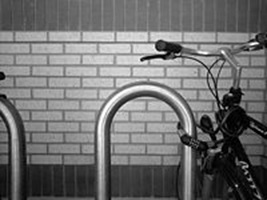
#> input picture ThucHanh/ThucHanh2/images/Bicycle.jpg, 267 x 200 px, found by its file name
$ jupyter execute TH2_20522012.ipynb
#> lines starting #> are read from the running program, lines starting #| are printed output that depends on the picture; long printed decimals are rounded
# Thông tin sinh viên

*   MSSV: 20522012
*   Họ và tên: Phạm Trần Anh Tiên
*   Bài tập 2
*   Ngày thực hiện: 8/3/2022

# Yêu cầu 1: Đọc ảnh và hiển thị ảnh kết quả sau khi dò tìm cạnh: Gx, Gy và G

## Khai báo các thư viện cần sử dụng

[cell 1]
import cv2
import matplotlib.pyplot as plt
import numpy as np
from google.colab.patches import cv2_imshow
from scipy.spatial import distance

## Định nghĩa các hàm con

[cell 2]
def show_2_image(img1, img2, title1, title2):
    plt.figure(figsize=(20, 20))

    # Show img1
    plt.subplot(1, 2, 1)
    plt.title(title1)
    img1 = cv2.cvtColor(img1.astype(np.uint8), cv2.COLOR_BGR2RGB)
    plt.imshow(img1, interpolation='bicubic')

    # Show img1
    plt.subplot(1, 2, 2)
    plt.title(title2)
    img2 = cv2.cvtColor(img2.astype(np.uint8), cv2.COLOR_BGR2RGB)
    plt.imshow(img2, interpolation='bicubic')


def sobel_filters(img):
    Sx = np.array([[-1, 0, 1], [-2, 0, 2], [-1, 0, 1]], np.float32)
    Sy = np.array([[1, 2, 1], [0, 0, 0], [-1, -2, -1]], np.float32)

    Ix = cv2.filter2D(img, -1, Sx)
    Iy = cv2.filter2D(img, -1, Sy)

    G = np.hypot(Ix, Iy)
    G = G / G.max() * 255
    theta = np.arctan2(Iy, Ix)

    return Ix, Iy, G, theta

## Kết nối đến google drive

[cell 3]
from google.colab import drive
drive.mount('/content/drive')

## Đặt các đường dẫn cho bài tập

[cell 4]
import os
dir_monhoc = '/content/drive/MyDrive/CS231.M22.KHCL'
dir_baitap = os.path.join(dir_monhoc, 'Baitap', 'Baitap2')
dir_images = os.path.join(dir_baitap, 'images')

## Đọc và hiển trị ảnh

[cell 5]
# Đọc ảnh
bicycle_dir = os.path.join(dir_images, 'Bicycle.jpg')
bansoxe_dir = os.path.join(dir_images, 'bansoxe.jpg')

bicycle_img = cv2.imread(bicycle_dir, 0)
#> bicycle_img is the input picture: shape (200, 267); min 0, max 255, mean 112.3
bansoxe_img = cv2.imread(bansoxe_dir, 0)
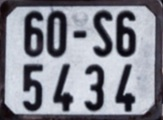
#> input picture ThucHanh/ThucHanh2/images/bansoxe.jpg, 163 x 120 px, found by its file name
#> bansoxe_img: shape (120, 163); min 4, max 228, mean 135.4

# Hiển thị ảnh
show_2_image(bicycle_img, bansoxe_img, 'Bicycle', 'Ban so xe')

## Gx, Gy và G của ảnh Bicycle.jpg

[cell 6]
Gx_bicycle, Gy_bicycle, G_bicycle, theta_bicycle = sobel_filters(bicycle_img)
show_2_image(bicycle_img, Gx_bicycle, 'Bicycle', 'Gx')
show_2_image(Gy_bicycle, G_bicycle, 'Gy', 'G')

## Gx, Gy và G của ảnh bansoxe.jpg

[cell 7]
Gx_bansoxe, Gy_bansoxe, G_bansoxe, theta_bansoxe = sobel_filters(bansoxe_img)
show_2_image(bansoxe_img, Gx_bansoxe, 'Bansoxe', 'Gx')
show_2_image(Gy_bansoxe, G_bansoxe, 'Gy', 'G')

# Yêu cầu 2

## Viết hàm xác định đặc trưng ảnh dựa trên thông tin cạnh: theo trục x và trục y

[cell 8]
def calFeatureVector(img):
    img_ = cv2.resize(img, (256, 256))
    _, _, G, _ = sobel_filters(img_)
    row_sum = np.sum(G, axis=1, dtype=np.float64)
    col_sum = np.sum(G, axis=0, dtype=np.float64)
    return (np.hstack((row_sum.T, col_sum)))

# [17 lines of commented-out code are left out]

## Đọc ảnh và xác định đặc trưng ảnh theo thông tin cạnh

[cell 9]
# Đọc 3 ảnh image_0814.jpg, image_0816.jpg, image_1248.jpg
dir_0814 = os.path.join(dir_images, 'image_0814.jpg')
dir_0816 = os.path.join(dir_images, 'image_0816.jpg')
dir_1248 = os.path.join(dir_images, 'image_1248.jpg')


img_0814 = cv2.imread(dir_0814, 0)
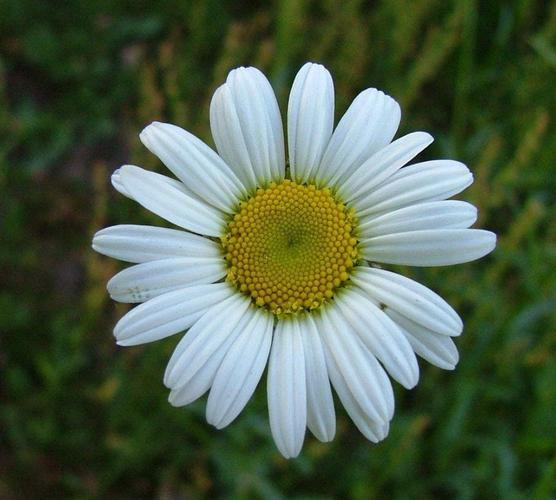
#> input picture ThucHanh/ThucHanh1/images/image_0814.jpg, 556 x 500 px, found by its file name
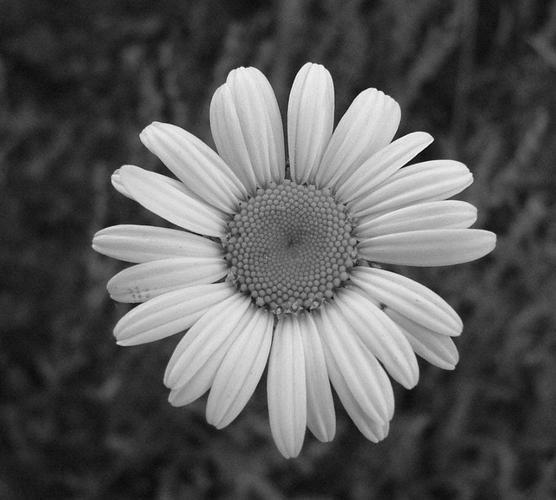
#> img_0814: shape (500, 556); min 0, max 255, mean 89.9
img_0816 = cv2.imread(dir_0816, 0)
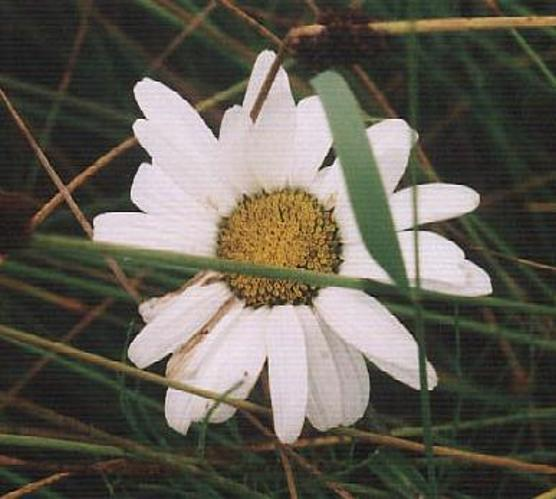
#> input picture ThucHanh/ThucHanh1/images/image_0816.jpg, 556 x 499 px, found by its file name
#> img_0816: shape (499, 556); min 6, max 254, mean 93.1
img_1248 = cv2.imread(dir_1248, 0)
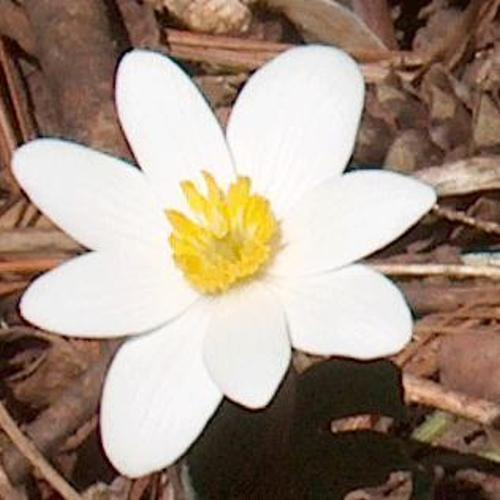
#> input picture ThucHanh/ThucHanh1/images/image_1248.jpg, 500 x 500 px, found by its file name
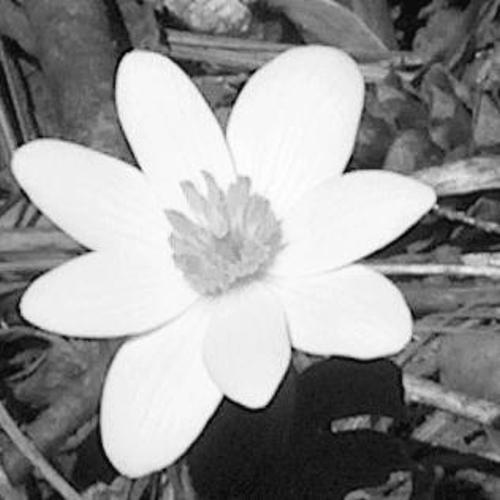
#> img_1248: shape (500, 500); min 0, max 255, mean 147.8


# Tính toán đặc trưng 3 ảnh dựa theo thông tin cạnh
vector_0814 = calFeatureVector(img_0814)
#> in sobel_filters (call 3), `theta = np.arctan2(Iy, Ix)`:
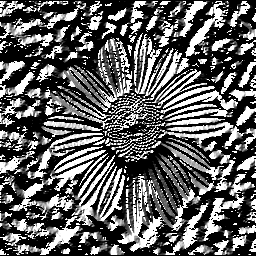
#> theta: shape (256, 256) float16; min 0, max 1.57, mean 0.607; drawn with min black and max white
#> in calFeatureVector, `row_sum = np.sum(G, axis=1, dtype=np.float64)`: row_sum = 256 values, max 11978.9 at index 135, min 1818 at index 0, mean 5635.2
#> in calFeatureVector, `col_sum = np.sum(G, axis=0, dtype=np.float64)`: col_sum = 256 values, max 12056.2 at index 132, min 1147.3 at index 0, mean 5635.2
#> vector_0814 = 512 values, max 12056.2 at index 388, min 1147.3 at index 256, mean 5635.2
vector_0816 = calFeatureVector(img_0816)
#> in calFeatureVector (call 2), `img_ = cv2.resize(img, (256, 256))`:
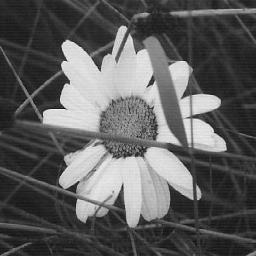
#> img_: shape (256, 256); min 11, max 251, mean 93
#> in sobel_filters (call 4), `theta = np.arctan2(Iy, Ix)`:
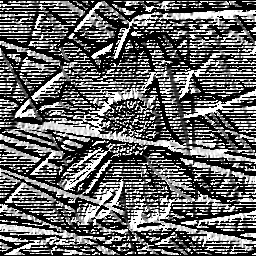
#> theta: shape (256, 256) float16; min 0, max 1.57, mean 0.628; drawn with min black and max white
#> in calFeatureVector (call 2), `row_sum = np.sum(G, axis=1, dtype=np.float64)`: row_sum = 256 values, max 14826.3 at index 14, min 2491.3 at index 0, mean 6669.8
#> in calFeatureVector (call 2), `col_sum = np.sum(G, axis=0, dtype=np.float64)`: col_sum = 256 values, max 13526.1 at index 62, min 3318.9 at index 0, mean 6669.8
#> vector_0816 = 512 values, max 14826.3 at index 14, min 2491.3 at index 0, mean 6669.8
vector_1248 = calFeatureVector(img_1248)
#> in sobel_filters (call 5), `G = np.hypot(Ix, Iy)`:
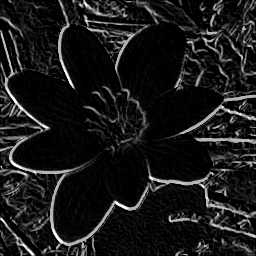
#> G: shape (256, 256) float16; min 0, max 360.5, mean 36.1; drawn with min black and max white
#> vector_1248 = 512 values, max 14700.9 at index 139, min 2222.4 at index 420, mean 6540

## Tính khoảng cách euclidean giữa 2 ảnh: sử dụng thư viện của scipy

[cell 10]
# Tính khoảng cách euclidean giữa 2 ảnh
euclidean1 = distance.euclidean(vector_0814, vector_0816)
#> euclidean1 = 55432.9
euclidean2 = distance.euclidean(vector_0814, vector_1248)
#> euclidean2 = 92123.4

print('Khoang cach giua hai anh 0814 va 0816: ', euclidean1)
#| Khoang cach giua hai anh 0814 va 0816:  55432.881
print('Khoang cach giua hai anh 0814 va 1248: ', euclidean2)
#| Khoang cach giua hai anh 0814 va 1248:  92123.376

## Tính sự tương đồng theo cosin giữa 2 ảnh.

[cell 11]
# Tính độ tương đồng giữa 2 ảnh
cosine1 = 1 - distance.cosine(vector_0814, vector_0816)
#> cosine1 = 0.94
cosine2 = 1 - distance.cosine(vector_0814, vector_1248)
#> cosine2 = 0.813

print('Do tuong dong giua hai anh 0814 va 0816: ', cosine1)
#| Do tuong dong giua hai anh 0814 va 0816:  0.9403
print('Do tuong dong giua hai anh 0814 va 1248: ', cosine2)
#| Do tuong dong giua hai anh 0814 va 1248:  0.8133
